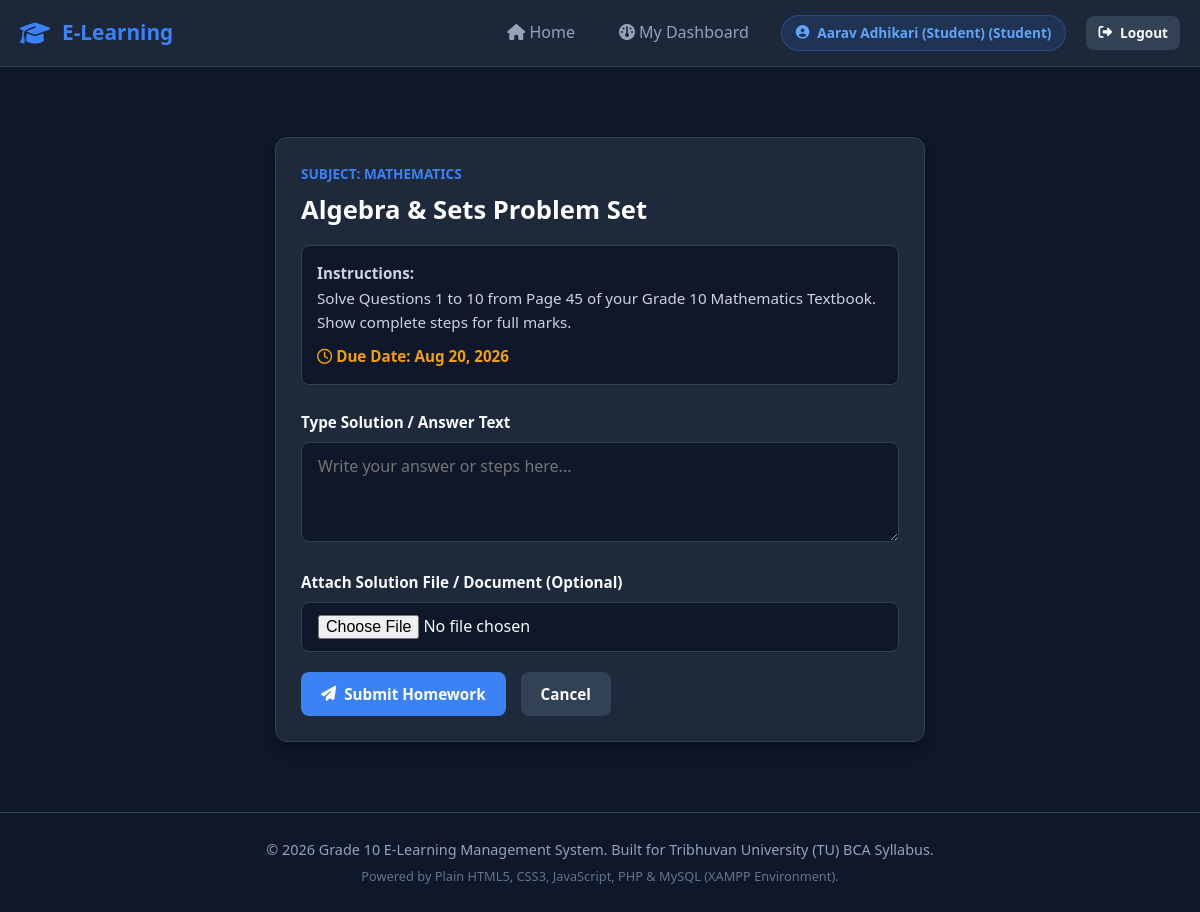
/submit_assignment.php?id=1 (signed in), run on the app's committed database.
### tables this page shows
CREATE TABLE IF NOT EXISTS `assignments` (
    `id` INT AUTO_INCREMENT PRIMARY KEY,
    `subject_id` INT NOT NULL,
    `title` VARCHAR(150) NOT NULL,
    `description` TEXT NOT NULL,
    `due_date` DATE NOT NULL,
    `created_by` INT NOT NULL,
    `created_at` TIMESTAMP DEFAULT CURRENT_TIMESTAMP,
    FOREIGN KEY (`subject_id`) REFERENCES `subjects`(`id`) ON DELETE CASCADE,
    FOREIGN KEY (`created_by`) REFERENCES `users`(`id`) ON DELETE CASCADE
);

CREATE TABLE IF NOT EXISTS `subjects` (
    `id` INT AUTO_INCREMENT PRIMARY KEY,
    `code` VARCHAR(20) UNIQUE NOT NULL,
    `name` VARCHAR(100) NOT NULL,
    `description` TEXT,
    `icon` VARCHAR(50) DEFAULT 'book'
);

### submit_assignment.php (the view, shortened to what this page needs)
<?php
require_once __DIR__ . '/config/db.php';
$student_id = $_SESSION['user_id'];
$assignment_id = isset($_GET['id']) ? (int)$_GET['id'] : 0;
$stmt = $pdo->prepare("
    SELECT a.*, s.name as subject_name
    FROM assignments a
    JOIN subjects s ON a.subject_id = s.id
    WHERE a.id = ?
");
$stmt->execute([$assignment_id]);
$assignment = $stmt->fetch();
$stmt = $pdo->prepare("SELECT * FROM submissions WHERE assignment_id = ? AND student_id = ?");
$stmt->execute([$assignment_id, $student_id]);
$existingSubmission = $stmt->fetch();
require_once __DIR__ . '/includes/header.php';
?>
<div style="max-width: 650px; margin: 30px auto;">
    <div class="card">
        <span style="font-size: 0.85rem; color: #3b82f6; font-weight: 700; text-transform: uppercase;">
            Subject: <?= htmlspecialchars($assignment['subject_name']) ?>
        </span>
        <h2 style="color: white; font-size: 1.6rem; margin-top: 5px;"><?= htmlspecialchars($assignment['title']) ?></h2>
        <div style="background: #0f172a; border: 1px solid #334155; border-radius: 8px; padding: 15px; margin: 15px 0 25px; color: #cbd5e1; font-size: 0.95rem;">
            <strong>Instructions:</strong><br>
            <?= htmlspecialchars($assignment['description']) ?>
            <div style="margin-top: 10px; color: #f59e0b; font-weight: 600;">
                <i class="fa-regular fa-clock"></i> Due Date: <?= date('M d, Y', strtotime($assignment['due_date'])) ?>
            </div>
        </div>
        <form method="POST" enctype="multipart/form-data">
            <div class="form-group">
                <label class="form-label" for="submission_text">Type Solution / Answer Text</label>
                <textarea id="submission_text" name="submission_text" class="form-control" placeholder="Write your answer or steps here..."><?= htmlspecialchars($existingSubmission['submission_text'] ?? '') ?></textarea>
            </div>
            <div class="form-group">
                <label class="form-label" for="file_upload">Attach Solution File / Document (Optional)</label>
                <input type="file" id="file_upload" name="file_upload" class="form-control">
            </div>
            <div style="display: flex; gap: 15px; margin-top: 20px;">
                <button type="submit" class="btn btn-primary">
                    <i class="fa-solid fa-paper-plane"></i> <?= $existingSubmission ? 'Update Homework Submission' : 'Submit Homework' ?>
                </button>
                <a href="student_dashboard.php" class="btn btn-secondary">Cancel</a>
            </div>
        </form>
    </div>
</div>
<?php require_once __DIR__ . '/includes/footer.php'; ?>

### assets/css/style.css (style rules this page uses)
:root { --primary: #3b82f6; --primary-hover: #2563eb; --secondary: #64748b; --accent: #8b5cf6; --success: #10b981; --warning: #f59e0b; --danger: #ef4444; --bg-dark: #0f172a; --bg-card: #1e293b; --bg-card-hover: #334155; --text-main: #f8fafc; --text-muted: #94a3b8; --border-color: #334155; --radius-sm: 8px; --radius-md: 12px; --radius-lg: 16px; --transition: all 0.25s ease-in-out; --shadow: 0 10px 15px -3px rgba(0, 0, 0, 0.3), 0 4px 6px -2px rgba(0, 0, 0, 0.2); }
* { box-sizing: border-box; margin: 0; padding: 0; font-family: 'Segoe UI', system-ui, -apple-system, Roboto, sans-serif; }
body { background-color: var(--bg-dark); color: var(--text-main); line-height: 1.6; min-height: 100vh; display: flex; flex-direction: column; }
.card { background-color: var(--bg-card); border: 1px solid var(--border-color); border-radius: var(--radius-md); padding: 25px; transition: var(--transition); box-shadow: var(--shadow); display: flex; flex-direction: column; justify-content: space-between; }
.btn { display: inline-flex; align-items: center; justify-content: center; gap: 8px; padding: 10px 20px; border-radius: var(--radius-sm); font-weight: 600; font-size: 0.95rem; cursor: pointer; text-decoration: none; transition: var(--transition); border: none; }
.btn-primary { background-color: var(--primary); color: white; }
.btn-secondary { background-color: #334155; color: var(--text-main); }
.form-group { margin-bottom: 20px; }
.form-label { display: block; font-weight: 600; margin-bottom: 8px; color: var(--text-main); font-size: 0.95rem; }
.form-control { width: 100%; padding: 12px 16px; background-color: #0f172a; border: 1px solid var(--border-color); border-radius: var(--radius-sm); color: var(--text-main); font-size: 1rem; transition: var(--transition); }
textarea.form-control { resize: vertical; min-height: 100px; }

### data on the page
assignments: subject.name "MATHEMATICS", title "Algebra & Sets Problem Set", description "Solve Questions 1 to 10 from Page 45 of your Grade 10 Mathematics Textbook. Show complete steps for full marks.", due_date "Aug 20, 2026"

### other printed values
$currentUser['name'] "Aarav Adhikari (Student)"
$currentUser['role'] "Student"
